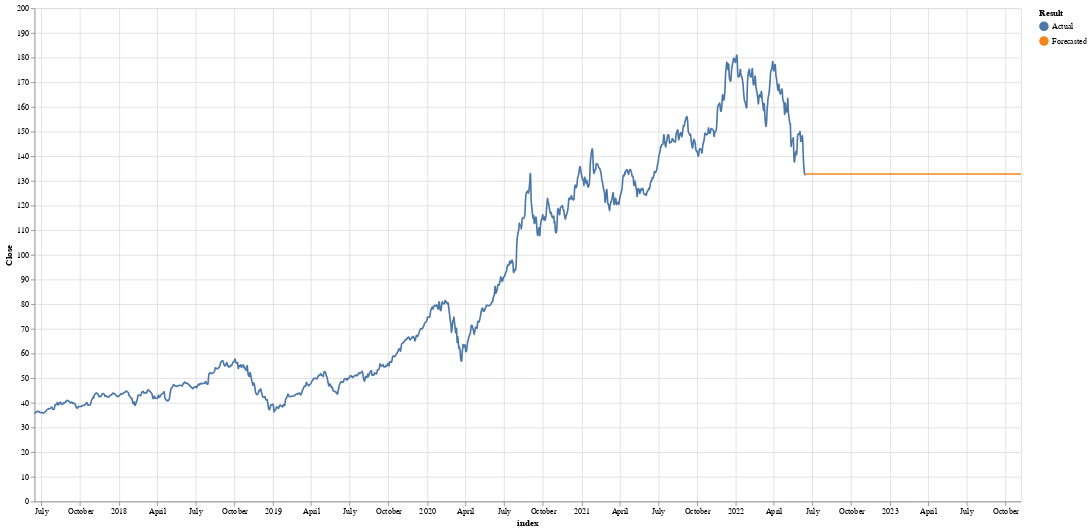

Notebook cell for this chart:
### Code cell
method.naiveForecast()
method.forecastPlot()

### Figure 1 — Vega-Lite specification as saved in the notebook (floating-point values rounded to 4 significant figures; data arrays with more than 128 entries replaced by an {"elided": "..."} marker saying what was removed)
{"config": {"view": {"continuousWidth": 400, "continuousHeight": 300}}, "layer": [{"data": {"name": "data-d9fc2eaa04fba6be110677a782f2f713"}, "mark": {"type": "line", "interpolate": "basis"}, "encoding": {"color": {"field": "Result", "type": "nominal"}, "x": {"field": "index", "type": "temporal"}, "y": {"field": "Close", "type": "quantitative"}}}, {"data": {"name": "data-d9fc2eaa04fba6be110677a782f2f713"}, "mark": "point", "encoding": {"opacity": {"value": 0}, "x": {"field": "index", "type": "temporal"}}, "selection": {"selector019": {"type": "single", "nearest": true, "on": "mouseover", "fields": ["index", "Close"], "empty": "none"}}}, {"data": {"name": "data-d9fc2eaa04fba6be110677a782f2f713"}, "mark": "point", "encoding": {"color": {"field": "Result", "type": "nominal"}, "opacity": {"condition": {"value": 1, "selection": "selector019"}, "value": 0}, "x": {"field": "index", "type": "temporal"}, "y": {"field": "Close", "type": "quantitative"}}}, {"data": {"name": "data-d9fc2eaa04fba6be110677a782f2f713"}, "mark": {"type": "text", "align": "left", "dx": 5, "dy": -40, "size": 20}, "encoding": {"color": {"field": "Result", "type": "nominal"}, "text": {"condition": {"field": "index", "type": "temporal", "selection": "selector019"}, "value": ""}, "x": {"field": "index", "type": "temporal"}, "y": {"field": "Close", "type": "quantitative"}}}, {"data": {"name": "data-d9fc2eaa04fba6be110677a782f2f713"}, "mark": {"type": "text", "align": "left", "dx": 20, "dy": -15, "size": 20}, "encoding": {"color": {"field": "Result", "type": "nominal"}, "text": {"condition": {"field": "Close", "type": "quantitative", "selection": "selector019"}, "value": " "}, "x": {"field": "index", "type": "temporal"}, "y": {"field": "Close", "type": "quantitative"}}}], "height": 600, "width": 1200, "$schema": "https://vega.github.io/schema/vega-lite/v4.17.0.json", "datasets": {"data-d9fc2eaa04fba6be110677a782f2f713": {"elided": "1624 records"}}}
